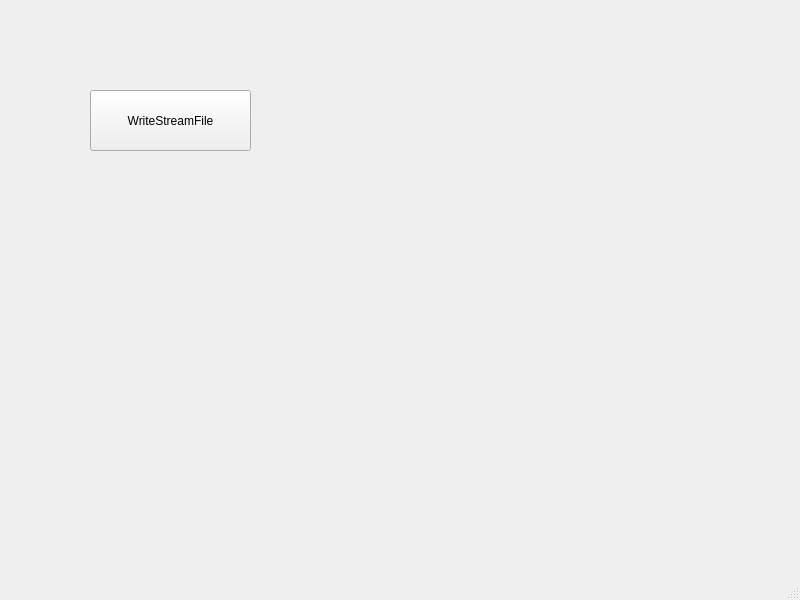
<?xml version="1.0" encoding="UTF-8"?>
<ui version="4.0">
 <class>MainWindow</class>
 <widget class="QMainWindow" name="MainWindow">
  <property name="geometry">
   <rect>
    <x>0</x>
    <y>0</y>
    <width>800</width>
    <height>600</height>
   </rect>
  </property>
  <property name="windowTitle">
   <string>MainWindow</string>
  </property>
  <widget class="QWidget" name="centralwidget">
   <widget class="QPushButton" name="pushButton_writestreamfile">
    <property name="geometry">
     <rect>
      <x>90</x>
      <y>90</y>
      <width>161</width>
      <height>61</height>
     </rect>
    </property>
    <property name="text">
     <string>WriteStreamFile</string>
    </property>
   </widget>
  </widget>
  <widget class="QMenuBar" name="menubar">
   <property name="geometry">
    <rect>
     <x>0</x>
     <y>0</y>
     <width>800</width>
     <height>22</height>
    </rect>
   </property>
  </widget>
  <widget class="QStatusBar" name="statusbar"/>
 </widget>
 <resources/>
 <connections/>
</ui>
